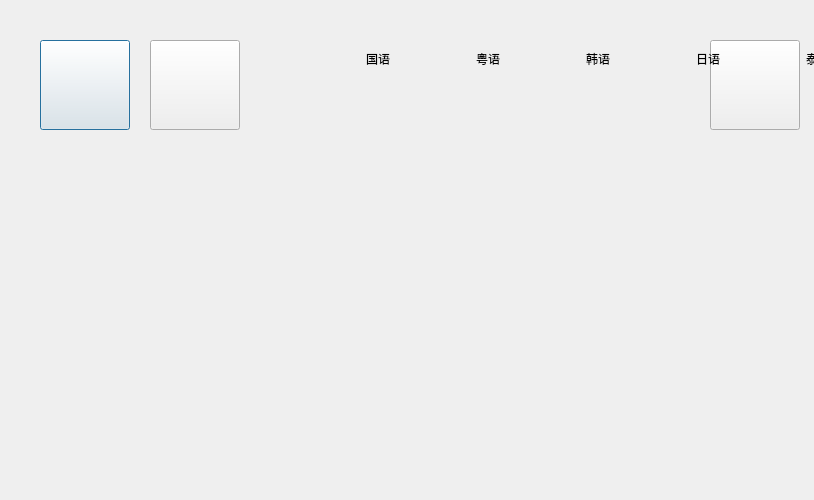
<?xml version="1.0" encoding="UTF-8"?>
<ui version="4.0">
 <class>MedialibDlg</class>
 <widget class="QDialog" name="MedialibDlg">
  <property name="geometry">
   <rect>
    <x>0</x>
    <y>0</y>
    <width>814</width>
    <height>500</height>
   </rect>
  </property>
  <property name="windowTitle">
   <string>媒体库</string>
  </property>
  <widget class="CButton" name="btnReturn">
   <property name="geometry">
    <rect>
     <x>40</x>
     <y>40</y>
     <width>90</width>
     <height>90</height>
    </rect>
   </property>
   <property name="autoFillBackground">
    <bool>false</bool>
   </property>
   <property name="styleSheet">
    <string notr="true">border-image: url(:/img/btnReturn.png);</string>
   </property>
   <property name="text">
    <string/>
   </property>
   <property name="iconSize">
    <size>
     <width>100</width>
     <height>100</height>
    </size>
   </property>
   <property name="flat">
    <bool>false</bool>
   </property>
  </widget>
  <widget class="CLabel" name="labelTitle">
   <property name="geometry">
    <rect>
     <x>260</x>
     <y>48</y>
     <width>420</width>
     <height>60</height>
    </rect>
   </property>
   <property name="text">
    <string/>
   </property>
   <property name="alignment">
    <set>Qt::AlignLeading|Qt::AlignLeft|Qt::AlignVCenter</set>
   </property>
  </widget>
  <widget class="CButton" name="btnUpward">
   <property name="geometry">
    <rect>
     <x>150</x>
     <y>40</y>
     <width>90</width>
     <height>90</height>
    </rect>
   </property>
   <property name="autoFillBackground">
    <bool>false</bool>
   </property>
   <property name="styleSheet">
    <string notr="true">border-image: url(:/img/btnUpward.png);</string>
   </property>
   <property name="text">
    <string/>
   </property>
   <property name="iconSize">
    <size>
     <width>100</width>
     <height>100</height>
    </size>
   </property>
   <property name="flat">
    <bool>false</bool>
   </property>
  </widget>
  <widget class="CButton" name="btnPlay">
   <property name="geometry">
    <rect>
     <x>710</x>
     <y>40</y>
     <width>90</width>
     <height>90</height>
    </rect>
   </property>
   <property name="autoFillBackground">
    <bool>false</bool>
   </property>
   <property name="styleSheet">
    <string notr="true">border-image: url(:/img/btnPlay.png);</string>
   </property>
   <property name="text">
    <string/>
   </property>
   <property name="iconSize">
    <size>
     <width>120</width>
     <height>120</height>
    </size>
   </property>
   <property name="flat">
    <bool>false</bool>
   </property>
  </widget>
  <widget class="QFrame" name="frameFilterLanguage">
   <property name="geometry">
    <rect>
     <x>290</x>
     <y>50</y>
     <width>820</width>
     <height>60</height>
    </rect>
   </property>
   <property name="frameShape">
    <enum>QFrame::NoFrame</enum>
   </property>
   <property name="frameShadow">
    <enum>QFrame::Raised</enum>
   </property>
   <widget class="CLabel" name="labelDemandCN">
    <property name="geometry">
     <rect>
      <x>-10</x>
      <y>0</y>
      <width>110</width>
      <height>60</height>
     </rect>
    </property>
    <property name="text">
     <string>国语</string>
    </property>
    <property name="alignment">
     <set>Qt::AlignRight|Qt::AlignTop|Qt::AlignTrailing</set>
    </property>
    <property name="wordWrap">
     <bool>true</bool>
    </property>
   </widget>
   <widget class="CLabel" name="labelDemandHK">
    <property name="geometry">
     <rect>
      <x>100</x>
      <y>0</y>
      <width>110</width>
      <height>60</height>
     </rect>
    </property>
    <property name="text">
     <string>粤语</string>
    </property>
    <property name="alignment">
     <set>Qt::AlignRight|Qt::AlignTop|Qt::AlignTrailing</set>
    </property>
    <property name="wordWrap">
     <bool>true</bool>
    </property>
   </widget>
   <widget class="CLabel" name="labelDemandKR">
    <property name="geometry">
     <rect>
      <x>210</x>
      <y>0</y>
      <width>110</width>
      <height>60</height>
     </rect>
    </property>
    <property name="text">
     <string>韩语</string>
    </property>
    <property name="alignment">
     <set>Qt::AlignRight|Qt::AlignTop|Qt::AlignTrailing</set>
    </property>
    <property name="wordWrap">
     <bool>true</bool>
    </property>
   </widget>
   <widget class="CLabel" name="labelDemandJP">
    <property name="geometry">
     <rect>
      <x>320</x>
      <y>0</y>
      <width>110</width>
      <height>60</height>
     </rect>
    </property>
    <property name="text">
     <string>日语</string>
    </property>
    <property name="alignment">
     <set>Qt::AlignRight|Qt::AlignTop|Qt::AlignTrailing</set>
    </property>
    <property name="wordWrap">
     <bool>true</bool>
    </property>
   </widget>
   <widget class="CLabel" name="labelDemandTAI">
    <property name="geometry">
     <rect>
      <x>430</x>
      <y>0</y>
      <width>110</width>
      <height>60</height>
     </rect>
    </property>
    <property name="text">
     <string>泰语</string>
    </property>
    <property name="alignment">
     <set>Qt::AlignRight|Qt::AlignTop|Qt::AlignTrailing</set>
    </property>
    <property name="wordWrap">
     <bool>true</bool>
    </property>
   </widget>
   <widget class="CLabel" name="labelDemandEN">
    <property name="geometry">
     <rect>
      <x>540</x>
      <y>0</y>
      <width>110</width>
      <height>60</height>
     </rect>
    </property>
    <property name="text">
     <string>欧美</string>
    </property>
    <property name="alignment">
     <set>Qt::AlignRight|Qt::AlignTop|Qt::AlignTrailing</set>
    </property>
    <property name="wordWrap">
     <bool>true</bool>
    </property>
   </widget>
   <widget class="CLabel" name="labelDemandEUR">
    <property name="geometry">
     <rect>
      <x>650</x>
      <y>0</y>
      <width>140</width>
      <height>60</height>
     </rect>
    </property>
    <property name="text">
     <string>小语种</string>
    </property>
    <property name="alignment">
     <set>Qt::AlignRight|Qt::AlignTop|Qt::AlignTrailing</set>
    </property>
    <property name="wordWrap">
     <bool>true</bool>
    </property>
   </widget>
   <zorder>labelDemandHK</zorder>
   <zorder>labelDemandKR</zorder>
   <zorder>labelDemandJP</zorder>
   <zorder>labelDemandTAI</zorder>
   <zorder>labelDemandEN</zorder>
   <zorder>labelDemandEUR</zorder>
   <zorder>labelDemandCN</zorder>
  </widget>
 </widget>
 <customwidgets>
  <customwidget>
   <class>CButton</class>
   <extends>QPushButton</extends>
   <header location="global">button.h</header>
  </customwidget>
  <customwidget>
   <class>CLabel</class>
   <extends>QLabel</extends>
   <header location="global">label.h</header>
  </customwidget>
 </customwidgets>
 <resources/>
 <connections/>
</ui>
